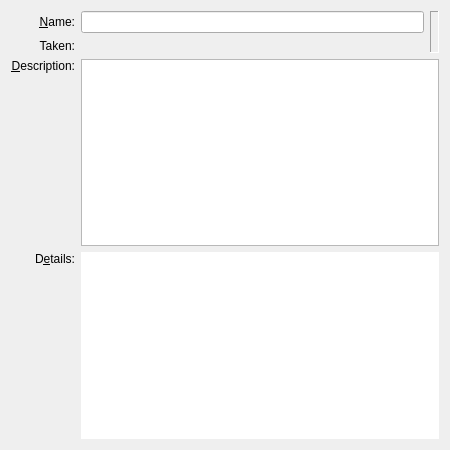
<ui version="4.0">
 <comment>
 VBox frontends: Qt GUI ("VirtualBox"):

 Copyright (C) 2008-2016 Oracle Corporation

 This file is part of VirtualBox Open Source Edition (OSE), as
 available from http://www.virtualbox.org. This file is free software;
 you can redistribute it and/or modify it under the terms of the GNU
 General Public License (GPL) as published by the Free Software
 Foundation, in version 2 as it comes in the "COPYING" file of the
 VirtualBox OSE distribution. VirtualBox OSE is distributed in the
 hope that it will be useful, but WITHOUT ANY WARRANTY of any kind.
 </comment>
 <class>UISnapshotDetailsWidget</class>
 <widget class="QWidget" name="UISnapshotDetailsWidget">
  <property name="geometry">
   <rect>
    <x>0</x>
    <y>0</y>
    <width>450</width>
    <height>450</height>
   </rect>
  </property>
  <property name="windowIcon">
   <iconset resource="../VirtualBox1.qrc">:/snapshot_show_details_16px.png</iconset>
  </property>
  <layout class="QGridLayout">
   <item row="0" column="0">
    <widget class="QLabel" name="mLbName">
     <property name="text">
      <string>&amp;Name:</string>
     </property>
     <property name="buddy">
      <cstring>mLeName</cstring>
     </property>
     <property name="alignment" >
      <set>Qt::AlignRight|Qt::AlignTrailing|Qt::AlignVCenter</set>
     </property>
    </widget>
   </item>
   <item row="0" column="1">
    <widget class="QLineEdit" name="mLeName">
     <property name="sizePolicy">
      <sizepolicy hsizetype="Expanding" vsizetype="Fixed">
       <horstretch>1</horstretch>
       <verstretch>0</verstretch>
      </sizepolicy>
     </property>
    </widget>
   </item>
   <item row="0" rowspan="2" column="2">
    <widget class="QLabel" name="mLbThumbnail">
     <property name="sizePolicy">
      <sizepolicy hsizetype="Fixed" vsizetype="Expanding">
       <horstretch>0</horstretch>
       <verstretch>0</verstretch>
      </sizepolicy>
     </property>
     <property name="frameShape">
      <enum>QFrame::Panel</enum>
     </property>
     <property name="frameShadow">
      <enum>QFrame::Sunken</enum>
     </property>
    </widget>
   </item>
   <item row="1" column="0">
    <widget class="QLabel" name="mLbTaken">
     <property name="text">
      <string>Taken:</string>
     </property>
     <property name="alignment" >
      <set>Qt::AlignRight|Qt::AlignTrailing|Qt::AlignVCenter</set>
     </property>
    </widget>
   </item>
   <item row="1" column="1">
    <widget class="QLabel" name="mTxTaken">
     <property name="sizePolicy">
      <sizepolicy hsizetype="Expanding" vsizetype="Fixed">
       <horstretch>1</horstretch>
       <verstretch>0</verstretch>
      </sizepolicy>
     </property>
    </widget>
   </item>
   <item row="2" column="0">
    <widget class="QLabel" name="mLbDescription">
     <property name="text">
      <string>&amp;Description:</string>
     </property>
     <property name="buddy">
      <cstring>mTeDescription</cstring>
     </property>
     <property name="alignment" >
      <set>Qt::AlignRight|Qt::AlignTrailing|Qt::AlignTop</set>
     </property>
    </widget>
   </item>
   <item row="2" column="1" colspan="2">
    <widget class="QTextEdit" name="mTeDescription">
     <property name="sizePolicy">
      <sizepolicy hsizetype="Expanding" vsizetype="Expanding">
       <horstretch>1</horstretch>
       <verstretch>1</verstretch>
      </sizepolicy>
     </property>
     <property name="tabChangesFocus">
      <bool>true</bool>
     </property>
     <property name="acceptRichText">
      <bool>false</bool>
     </property>
    </widget>
   </item>
   <item row="3" column="0">
    <widget class="QLabel" name="mLbDetails">
     <property name="text">
      <string>D&amp;etails:</string>
     </property>
     <property name="buddy">
      <cstring>mTeDetails</cstring>
     </property>
     <property name="alignment" >
      <set>Qt::AlignRight|Qt::AlignTrailing|Qt::AlignTop</set>
     </property>
    </widget>
   </item>
   <item row="3" column="1" colspan="2">
    <widget class="QTextEdit" name="mTeDetails">
     <property name="sizePolicy">
      <sizepolicy hsizetype="Expanding" vsizetype="Expanding">
       <horstretch>1</horstretch>
       <verstretch>1</verstretch>
      </sizepolicy>
     </property>
     <property name="frameShape">
      <enum>QFrame::NoFrame</enum>
     </property>
     <property name="frameShadow">
      <enum>QFrame::Plain</enum>
     </property>
     <property name="readOnly">
      <bool>true</bool>
     </property>
    </widget>
   </item>
  </layout>
 </widget>
 <resources>
  <include location="../VirtualBox1.qrc"/>
 </resources>
</ui>
